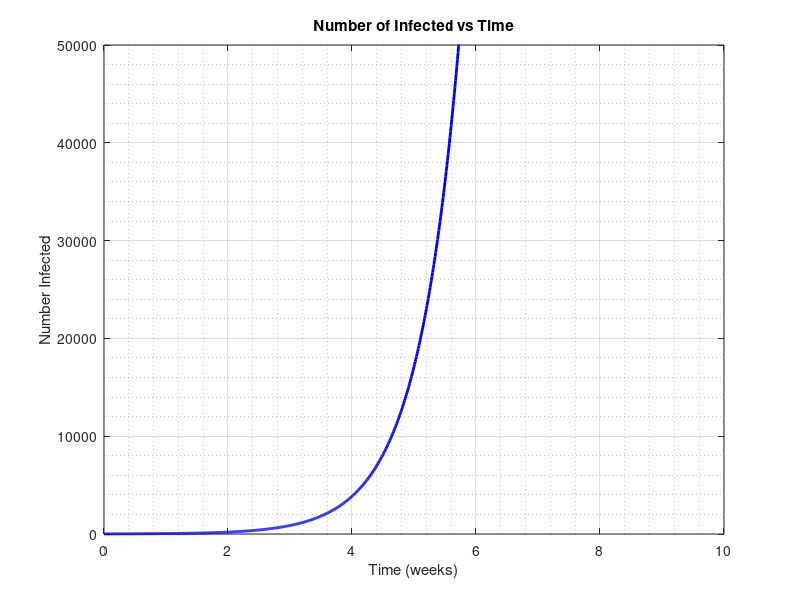

Reproduce this figure in MATLAB.
%I-Model

%% Set Parameters

I0 = 10; % Initial Number of Infected people
a = 1.5;  % Coefficient in wk^-1 , 0.25,0.75,
tmax = 10;  % Number of weeks
Imax = 5e4;  %Maximum number of Infected for Graph
dt = 0.01;   %size of time steps in weeks

%% Initialize vectors

t = 0 : dt : tmax; % Time vector
Nt = length(t); %Number of time steps
I = zeros(1,Nt);  %Infection vector
I(1) = I0;        % Set initial infection value


%% Model Equation

for it = 1 : Nt-1
    
    dI = a*I(it) ;
    I(it+1) = I(it) + dI*dt;
    
    
end

%% Plots

plot(t,I,'-b','LineWidth',2)
axis([0 tmax 0 Imax])
grid on
grid minor
xlabel('Time (weeks)')
ylabel('Number Infected')
title('Number of Infected vs Time')